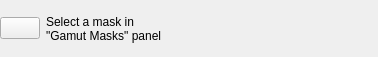
<?xml version="1.0" encoding="UTF-8"?>
<ui version="4.0">
 <author>
    SPDX-FileCopyrightText: none
    SPDX-License-Identifier: GPL-3.0-or-later
  </author>
 <class>wdgGamutMaskToolbar</class>
 <widget class="QWidget" name="wdgGamutMaskToolbar">
  <property name="geometry">
   <rect>
    <x>0</x>
    <y>0</y>
    <width>378</width>
    <height>57</height>
   </rect>
  </property>
  <property name="sizePolicy">
   <sizepolicy hsizetype="Preferred" vsizetype="Minimum">
    <horstretch>0</horstretch>
    <verstretch>0</verstretch>
   </sizepolicy>
  </property>
  <layout class="QHBoxLayout" name="horizontalLayout">
   <property name="leftMargin">
    <number>0</number>
   </property>
   <property name="topMargin">
    <number>0</number>
   </property>
   <property name="rightMargin">
    <number>0</number>
   </property>
   <property name="bottomMargin">
    <number>0</number>
   </property>
   <item>
    <widget class="QPushButton" name="bnToggleMask">
     <property name="sizePolicy">
      <sizepolicy hsizetype="Preferred" vsizetype="Fixed">
       <horstretch>0</horstretch>
       <verstretch>0</verstretch>
      </sizepolicy>
     </property>
     <property name="minimumSize">
      <size>
       <width>0</width>
       <height>20</height>
      </size>
     </property>
     <property name="toolTip">
      <string>Toggle gamut mask</string>
     </property>
     <property name="text">
      <string/>
     </property>
     <property name="checkable">
      <bool>true</bool>
     </property>
    </widget>
   </item>
   <item>
    <widget class="QLabel" name="labelMaskName">
     <property name="sizePolicy">
      <sizepolicy hsizetype="Expanding" vsizetype="Minimum">
       <horstretch>0</horstretch>
       <verstretch>0</verstretch>
      </sizepolicy>
     </property>
     <property name="text">
      <string>Select a mask in &quot;Gamut Masks&quot; panel</string>
     </property>
     <property name="wordWrap">
      <bool>true</bool>
     </property>
    </widget>
   </item>
   <item>
    <widget class="KisAngleSelector" name="rotationAngleSelector" native="true">
     <property name="sizePolicy">
      <sizepolicy hsizetype="Expanding" vsizetype="Preferred">
       <horstretch>0</horstretch>
       <verstretch>0</verstretch>
      </sizepolicy>
     </property>
     <property name="minimumSize">
      <size>
       <width>0</width>
       <height>20</height>
      </size>
     </property>
    </widget>
   </item>
   <item>
    <spacer name="horizontalSpacer">
     <property name="orientation">
      <enum>Qt::Horizontal</enum>
     </property>
     <property name="sizeHint" stdset="0">
      <size>
       <width>40</width>
       <height>20</height>
      </size>
     </property>
    </spacer>
   </item>
  </layout>
 </widget>
 <customwidgets>
  <customwidget>
   <class>KisAngleSelector</class>
   <extends>QWidget</extends>
   <header location="global">KisAngleSelector.h</header>
   <container>1</container>
  </customwidget>
 </customwidgets>
 <resources/>
 <connections/>
</ui>
